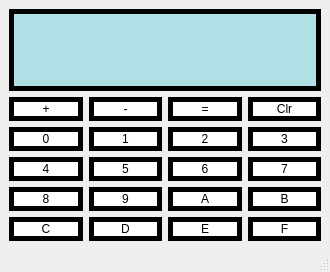
<?xml version="1.0" encoding="UTF-8"?>
<ui version="4.0">
 <class>MainWindow</class>
 <widget class="QMainWindow" name="MainWindow">
  <property name="geometry">
   <rect>
    <x>0</x>
    <y>0</y>
    <width>330</width>
    <height>272</height>
   </rect>
  </property>
  <property name="windowTitle">
   <string>MainWindow</string>
  </property>
  <widget class="QWidget" name="centralwidget">
   <layout class="QGridLayout" name="gridLayout">
    <item row="3" column="2">
     <widget class="QPushButton" name="Button6">
      <property name="sizePolicy">
       <sizepolicy hsizetype="Preferred" vsizetype="Preferred">
        <horstretch>0</horstretch>
        <verstretch>0</verstretch>
       </sizepolicy>
      </property>
      <property name="styleSheet">
       <string notr="true">QPushButton{

	background-color: #FFFFFF;
	border: 5px solid black;
	padding: 0px;
}
QPushButton:pressed{

	background-color: #F0F0F0;
	border: 5px solid black;
	padding: 0px;
}
</string>
      </property>
      <property name="text">
       <string>6</string>
      </property>
     </widget>
    </item>
    <item row="3" column="0">
     <widget class="QPushButton" name="Button4">
      <property name="sizePolicy">
       <sizepolicy hsizetype="Preferred" vsizetype="Preferred">
        <horstretch>0</horstretch>
        <verstretch>0</verstretch>
       </sizepolicy>
      </property>
      <property name="styleSheet">
       <string notr="true">QPushButton{

	background-color: #FFFFFF;
	border: 5px solid black;
	padding: 0px;
}
QPushButton:pressed{

	background-color: #F0F0F0;
	border: 5px solid black;
	padding: 0px;
}
</string>
      </property>
      <property name="text">
       <string>4</string>
      </property>
     </widget>
    </item>
    <item row="2" column="2">
     <widget class="QPushButton" name="Button2">
      <property name="sizePolicy">
       <sizepolicy hsizetype="Preferred" vsizetype="Preferred">
        <horstretch>0</horstretch>
        <verstretch>0</verstretch>
       </sizepolicy>
      </property>
      <property name="styleSheet">
       <string notr="true">QPushButton{

	background-color: #FFFFFF;
	border: 5px solid black;
	padding: 0px;
}
QPushButton:pressed{

	background-color: #F0F0F0;
	border: 5px solid black;
	padding: 0px;
}
</string>
      </property>
      <property name="text">
       <string>2</string>
      </property>
     </widget>
    </item>
    <item row="3" column="3">
     <widget class="QPushButton" name="Button7">
      <property name="sizePolicy">
       <sizepolicy hsizetype="Preferred" vsizetype="Preferred">
        <horstretch>0</horstretch>
        <verstretch>0</verstretch>
       </sizepolicy>
      </property>
      <property name="styleSheet">
       <string notr="true">QPushButton{

	background-color: #FFFFFF;
	border: 5px solid black;
	padding: 0px;
}
QPushButton:pressed{

	background-color: #F0F0F0;
	border: 5px solid black;
	padding: 0px;
}
</string>
      </property>
      <property name="text">
       <string>7</string>
      </property>
     </widget>
    </item>
    <item row="4" column="2">
     <widget class="QPushButton" name="Button10">
      <property name="sizePolicy">
       <sizepolicy hsizetype="Preferred" vsizetype="Preferred">
        <horstretch>0</horstretch>
        <verstretch>0</verstretch>
       </sizepolicy>
      </property>
      <property name="styleSheet">
       <string notr="true">QPushButton{

	background-color: #FFFFFF;
	border: 5px solid black;
	padding: 0px;
}
QPushButton:pressed{

	background-color: #F0F0F0;
	border: 5px solid black;
	padding: 0px;
}
</string>
      </property>
      <property name="text">
       <string>A</string>
      </property>
     </widget>
    </item>
    <item row="4" column="3">
     <widget class="QPushButton" name="Button11">
      <property name="sizePolicy">
       <sizepolicy hsizetype="Preferred" vsizetype="Preferred">
        <horstretch>0</horstretch>
        <verstretch>0</verstretch>
       </sizepolicy>
      </property>
      <property name="styleSheet">
       <string notr="true">QPushButton{

	background-color: #FFFFFF;
	border: 5px solid black;
	padding: 0px;
}
QPushButton:pressed{

	background-color: #F0F0F0;
	border: 5px solid black;
	padding: 0px;
}
</string>
      </property>
      <property name="text">
       <string>B</string>
      </property>
     </widget>
    </item>
    <item row="2" column="0">
     <widget class="QPushButton" name="Button0">
      <property name="sizePolicy">
       <sizepolicy hsizetype="Preferred" vsizetype="Preferred">
        <horstretch>0</horstretch>
        <verstretch>0</verstretch>
       </sizepolicy>
      </property>
      <property name="styleSheet">
       <string notr="true">QPushButton{

	background-color: #FFFFFF;
	border: 5px solid black;
	padding: 0px;
}
QPushButton:pressed{

	background-color: #F0F0F0;
	border: 5px solid black;
	padding: 0px;
}
</string>
      </property>
      <property name="text">
       <string>0</string>
      </property>
     </widget>
    </item>
    <item row="1" column="1">
     <widget class="QPushButton" name="Button18">
      <property name="sizePolicy">
       <sizepolicy hsizetype="Preferred" vsizetype="Preferred">
        <horstretch>0</horstretch>
        <verstretch>0</verstretch>
       </sizepolicy>
      </property>
      <property name="styleSheet">
       <string notr="true">QPushButton{

	background-color: #FFFFFF;
	border: 5px solid black;
	padding: 0px;
}
QPushButton:pressed{

	background-color: #F0F0F0;
	border: 5px solid black;
	padding: 0px;
}
</string>
      </property>
      <property name="text">
       <string>-</string>
      </property>
     </widget>
    </item>
    <item row="2" column="3">
     <widget class="QPushButton" name="Button3">
      <property name="sizePolicy">
       <sizepolicy hsizetype="Preferred" vsizetype="Preferred">
        <horstretch>0</horstretch>
        <verstretch>0</verstretch>
       </sizepolicy>
      </property>
      <property name="styleSheet">
       <string notr="true">QPushButton{

	background-color: #FFFFFF;
	border: 5px solid black;
	padding: 0px;
}
QPushButton:pressed{

	background-color: #F0F0F0;
	border: 5px solid black;
	padding: 0px;
}
</string>
      </property>
      <property name="text">
       <string>3</string>
      </property>
     </widget>
    </item>
    <item row="4" column="0">
     <widget class="QPushButton" name="Button8">
      <property name="sizePolicy">
       <sizepolicy hsizetype="Preferred" vsizetype="Preferred">
        <horstretch>0</horstretch>
        <verstretch>0</verstretch>
       </sizepolicy>
      </property>
      <property name="styleSheet">
       <string notr="true">QPushButton{

	background-color: #FFFFFF;
	border: 5px solid black;
	padding: 0px;
}
QPushButton:pressed{

	background-color: #F0F0F0;
	border: 5px solid black;
	padding: 0px;
}
</string>
      </property>
      <property name="text">
       <string>8</string>
      </property>
     </widget>
    </item>
    <item row="1" column="2">
     <widget class="QPushButton" name="Button19">
      <property name="sizePolicy">
       <sizepolicy hsizetype="Preferred" vsizetype="Preferred">
        <horstretch>0</horstretch>
        <verstretch>0</verstretch>
       </sizepolicy>
      </property>
      <property name="styleSheet">
       <string notr="true">QPushButton{

	background-color: #FFFFFF;
	border: 5px solid black;
	padding: 0px;
}
QPushButton:pressed{

	background-color: #F0F0F0;
	border: 5px solid black;
	padding: 0px;
}
</string>
      </property>
      <property name="text">
       <string>=</string>
      </property>
     </widget>
    </item>
    <item row="2" column="1">
     <widget class="QPushButton" name="Button1">
      <property name="sizePolicy">
       <sizepolicy hsizetype="Preferred" vsizetype="Preferred">
        <horstretch>0</horstretch>
        <verstretch>0</verstretch>
       </sizepolicy>
      </property>
      <property name="styleSheet">
       <string notr="true">QPushButton{

	background-color: #FFFFFF;
	border: 5px solid black;
	padding: 0px;
}
QPushButton:pressed{

	background-color: #F0F0F0;
	border: 5px solid black;
	padding: 0px;
}
</string>
      </property>
      <property name="text">
       <string>1</string>
      </property>
     </widget>
    </item>
    <item row="3" column="1">
     <widget class="QPushButton" name="Button5">
      <property name="sizePolicy">
       <sizepolicy hsizetype="Preferred" vsizetype="Preferred">
        <horstretch>0</horstretch>
        <verstretch>0</verstretch>
       </sizepolicy>
      </property>
      <property name="styleSheet">
       <string notr="true">QPushButton{

	background-color: #FFFFFF;
	border: 5px solid black;
	padding: 0px;
}
QPushButton:pressed{

	background-color: #F0F0F0;
	border: 5px solid black;
	padding: 0px;
}
</string>
      </property>
      <property name="text">
       <string>5</string>
      </property>
     </widget>
    </item>
    <item row="1" column="0">
     <widget class="QPushButton" name="Button17">
      <property name="sizePolicy">
       <sizepolicy hsizetype="Preferred" vsizetype="Preferred">
        <horstretch>0</horstretch>
        <verstretch>0</verstretch>
       </sizepolicy>
      </property>
      <property name="styleSheet">
       <string notr="true">QPushButton{

	background-color: #FFFFFF;
	border: 5px solid black;
	padding: 0px;
}
QPushButton:pressed{

	background-color: #F0F0F0;
	border: 5px solid black;
	padding: 0px;
}
</string>
      </property>
      <property name="text">
       <string>+</string>
      </property>
     </widget>
    </item>
    <item row="1" column="3">
     <widget class="QPushButton" name="Button16">
      <property name="sizePolicy">
       <sizepolicy hsizetype="Preferred" vsizetype="Preferred">
        <horstretch>0</horstretch>
        <verstretch>0</verstretch>
       </sizepolicy>
      </property>
      <property name="styleSheet">
       <string notr="true">QPushButton{

	background-color: #FFFFFF;
	border: 5px solid black;
	padding: 0px;
}
QPushButton:pressed{

	background-color: #F0F0F0;
	border: 5px solid black;
	padding: 0px;
}
</string>
      </property>
      <property name="text">
       <string>Clr</string>
      </property>
     </widget>
    </item>
    <item row="4" column="1">
     <widget class="QPushButton" name="Button9">
      <property name="sizePolicy">
       <sizepolicy hsizetype="Preferred" vsizetype="Preferred">
        <horstretch>0</horstretch>
        <verstretch>0</verstretch>
       </sizepolicy>
      </property>
      <property name="styleSheet">
       <string notr="true">QPushButton{

	background-color: #FFFFFF;
	border: 5px solid black;
	padding: 0px;
}
QPushButton:pressed{

	background-color: #F0F0F0;
	border: 5px solid black;
	padding: 0px;
}
</string>
      </property>
      <property name="text">
       <string>9</string>
      </property>
     </widget>
    </item>
    <item row="5" column="0">
     <widget class="QPushButton" name="Button12">
      <property name="sizePolicy">
       <sizepolicy hsizetype="Preferred" vsizetype="Preferred">
        <horstretch>0</horstretch>
        <verstretch>0</verstretch>
       </sizepolicy>
      </property>
      <property name="styleSheet">
       <string notr="true">QPushButton{

	background-color: #FFFFFF;
	border: 5px solid black;
	padding: 0px;
}
QPushButton:pressed{

	background-color: #F0F0F0;
	border: 5px solid black;
	padding: 0px;
}
</string>
      </property>
      <property name="text">
       <string>C</string>
      </property>
     </widget>
    </item>
    <item row="5" column="1">
     <widget class="QPushButton" name="Button13">
      <property name="sizePolicy">
       <sizepolicy hsizetype="Preferred" vsizetype="Preferred">
        <horstretch>0</horstretch>
        <verstretch>0</verstretch>
       </sizepolicy>
      </property>
      <property name="styleSheet">
       <string notr="true">QPushButton{

	background-color: #FFFFFF;
	border: 5px solid black;
	padding: 0px;
}
QPushButton:pressed{

	background-color: #F0F0F0;
	border: 5px solid black;
	padding: 0px;
}
</string>
      </property>
      <property name="text">
       <string>D</string>
      </property>
     </widget>
    </item>
    <item row="5" column="2">
     <widget class="QPushButton" name="Button14">
      <property name="sizePolicy">
       <sizepolicy hsizetype="Preferred" vsizetype="Preferred">
        <horstretch>0</horstretch>
        <verstretch>0</verstretch>
       </sizepolicy>
      </property>
      <property name="styleSheet">
       <string notr="true">QPushButton{

	background-color: #FFFFFF;
	border: 5px solid black;
	padding: 0px;
}
QPushButton:pressed{

	background-color: #F0F0F0;
	border: 5px solid black;
	padding: 0px;
}
</string>
      </property>
      <property name="text">
       <string>E</string>
      </property>
     </widget>
    </item>
    <item row="5" column="3">
     <widget class="QPushButton" name="Button15">
      <property name="sizePolicy">
       <sizepolicy hsizetype="Preferred" vsizetype="Preferred">
        <horstretch>0</horstretch>
        <verstretch>0</verstretch>
       </sizepolicy>
      </property>
      <property name="styleSheet">
       <string notr="true">QPushButton{

	background-color: #FFFFFF;
	border: 5px solid black;
	padding: 0px;
}
QPushButton:pressed{

	background-color: #F0F0F0;
	border: 5px solid black;
	padding: 0px;
}
</string>
      </property>
      <property name="text">
       <string>F</string>
      </property>
     </widget>
    </item>
    <item row="0" column="0" colspan="4">
     <widget class="QLineEdit" name="Result">
      <property name="sizePolicy">
       <sizepolicy hsizetype="Preferred" vsizetype="Expanding">
        <horstretch>0</horstretch>
        <verstretch>0</verstretch>
       </sizepolicy>
      </property>
      <property name="font">
       <font>
        <pointsize>18</pointsize>
        <bold>true</bold>
       </font>
      </property>
      <property name="styleSheet">
       <string notr="true">QLineEdit{
	background-color: #B0E0E6;
	border: 5px solid black;
	padding: 0px;
}</string>
      </property>
      <property name="alignment">
       <set>Qt::AlignRight|Qt::AlignTrailing|Qt::AlignVCenter</set>
      </property>
     </widget>
    </item>
   </layout>
  </widget>
  <widget class="QMenuBar" name="menubar">
   <property name="geometry">
    <rect>
     <x>0</x>
     <y>0</y>
     <width>330</width>
     <height>22</height>
    </rect>
   </property>
  </widget>
  <widget class="QStatusBar" name="statusbar"/>
 </widget>
 <resources/>
 <connections/>
</ui>
